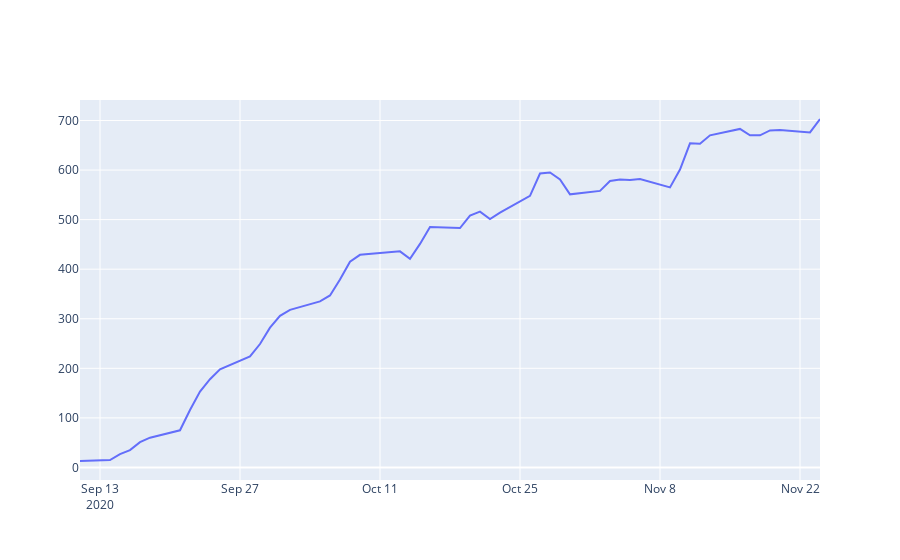

Notebook source saved alongside this figure:
### Code cell
selection = ['current_schools_w_cases', 'cumulative_school_related_cases', 'cumulative_school_related_student_cases', 'cumulative_school_related_staff_cases']

fig = go.Figure([go.Scatter(x=df['reported_date'], y=df['current_schools_w_cases'])])
fig.show()

### Figure 1 — Plotly figure (JSON) as saved in the notebook; plotly's stock layout.template omitted (floating-point values rounded to 4 significant figures)
{"data": [{"type": "scatter", "x": ["2020-09-11", "2020-09-14", "2020-09-15", "2020-09-16", "2020-09-17", "2020-09-18", "2020-09-21", "2020-09-22", "2020-09-23", "2020-09-24", "2020-09-25", "2020-09-28", "2020-09-29", "2020-09-30", "2020-10-01", "2020-10-02", "2020-10-05", "2020-10-06", "2020-10-07", "2020-10-08", "2020-10-09", "2020-10-13", "2020-10-14", "2020-10-15", "2020-10-16", "2020-10-19", "2020-10-20", "2020-10-21", "2020-10-22", "2020-10-23", "2020-10-26", "2020-10-27", "2020-10-28", "2020-10-29", "2020-10-30", "2020-11-02", "2020-11-03", "2020-11-04", "2020-11-05", "2020-11-06", "2020-11-09", "2020-11-10", "2020-11-11", "2020-11-12", "2020-11-13", "2020-11-16", "2020-11-17", "2020-11-18", "2020-11-19", "2020-11-20", "2020-11-23", "2020-11-24"], "y": [13, 15, 27, 35, 51, 60, 75, 116, 153, 178, 198, 224, 249, 282, 306, 318, 335, 347, 379, 415, 429, 436, 421, 451, 485, 483, 508, 516, 501, 514, 548, 593, 595, 581, 551, 558, 578, 581, 580, 582, 565, 601, 654, 653, 670, 683, 670, 670, 680, 681, 676, 703]}], "layout": {"autosize": true, "xaxis": {"autorange": true, "range": ["2020-09-11", "2020-11-24"], "type": "date"}, "yaxis": {"autorange": true, "range": [-25.33, 741.3], "type": "linear"}}}
